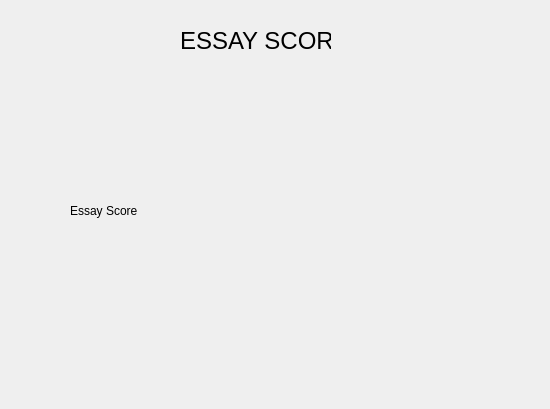
<?xml version="1.0" encoding="UTF-8"?>
<ui version="4.0">
 <class>otherWindow5</class>
 <widget class="QMainWindow" name="otherWindow5">
  <property name="geometry">
   <rect>
    <x>0</x>
    <y>0</y>
    <width>550</width>
    <height>409</height>
   </rect>
  </property>
  <property name="windowTitle">
   <string>MainWindow</string>
  </property>
  <widget class="QWidget" name="centralwidget">
   <widget class="QLabel" name="label">
    <property name="geometry">
     <rect>
      <x>180</x>
      <y>0</y>
      <width>151</width>
      <height>81</height>
     </rect>
    </property>
    <property name="font">
     <font>
      <pointsize>18</pointsize>
     </font>
    </property>
    <property name="text">
     <string>ESSAY SCORE</string>
    </property>
   </widget>
   <widget class="QLabel" name="label_2">
    <property name="geometry">
     <rect>
      <x>70</x>
      <y>180</y>
      <width>201</width>
      <height>61</height>
     </rect>
    </property>
    <property name="text">
     <string>Essay Score</string>
    </property>
   </widget>
   <widget class="QLabel" name="Score">
    <property name="geometry">
     <rect>
      <x>280</x>
      <y>180</y>
      <width>241</width>
      <height>61</height>
     </rect>
    </property>
    <property name="text">
     <string/>
    </property>
   </widget>
  </widget>
 </widget>
 <resources/>
 <connections/>
</ui>
